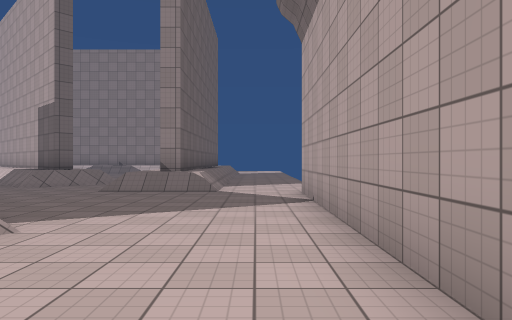
[1] (above)

24 first-person views from a walk through a scene from a Unity 3-D project. The camera is 1.4 m above the floor, looks level and sees 70° across. The floor is counted in squares, 2 m on a side. Each view is taken from the middle of a square. On the plan, view 1 faces up. The plan holds only what a view shows up to about 11 squares ahead; the rest is blank. The place goes on beyond the plan. The player character is not drawn. Surface patterns are stand-ins for the level's own textures.

[2]
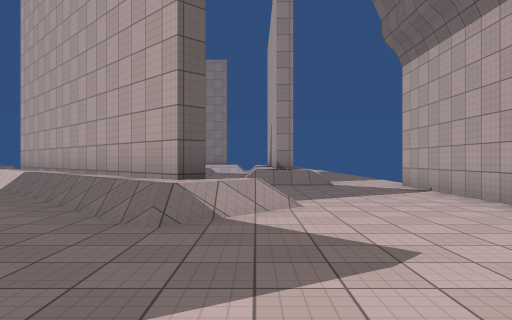

[3]
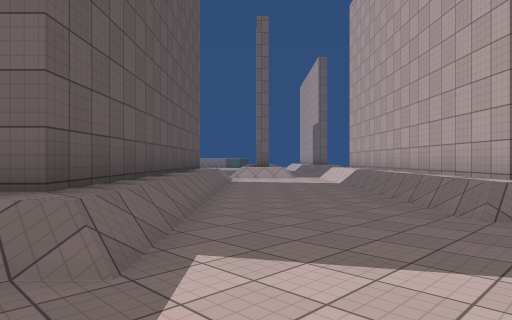

[4]
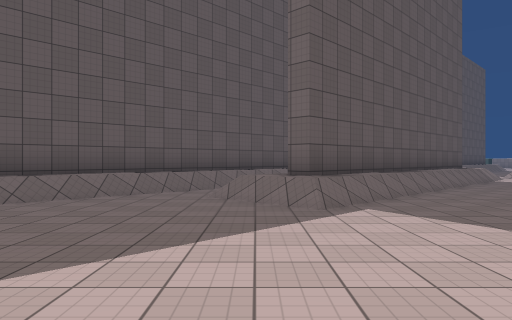

[5]
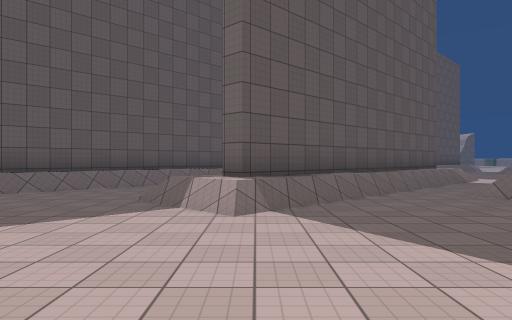

[6]
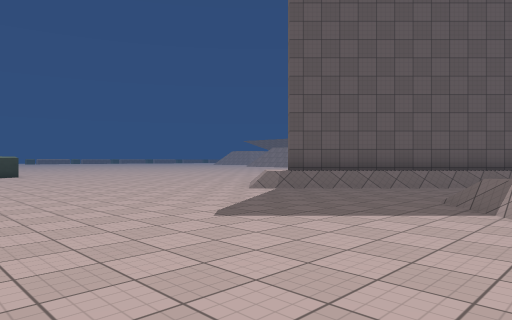

[7]
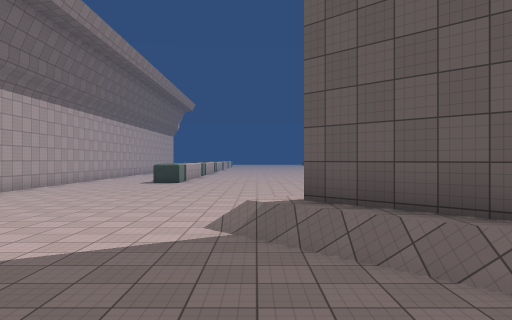

[8]
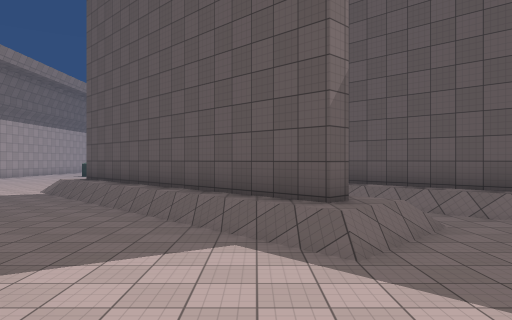

[9]
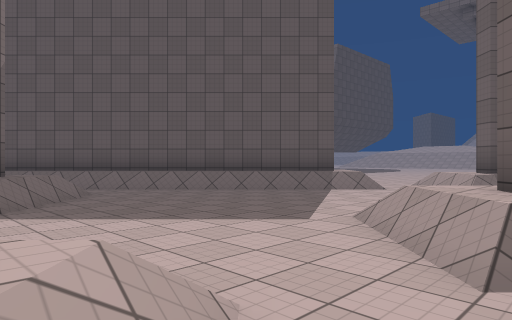

[10]
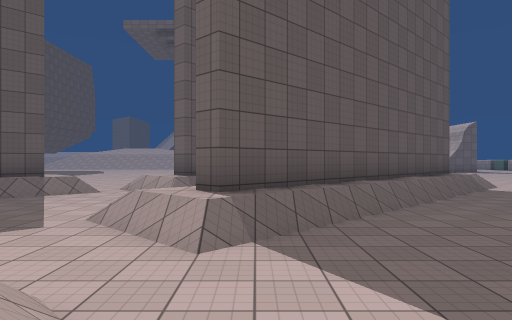

[11]
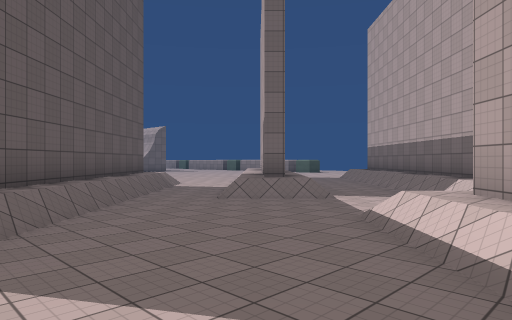

[12]
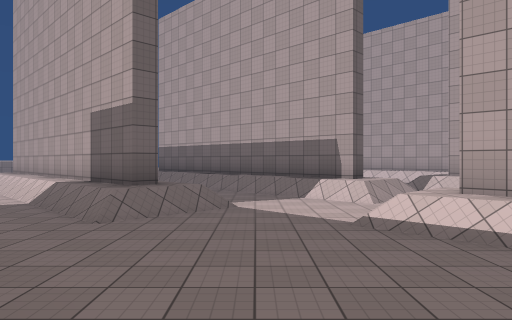

[13]
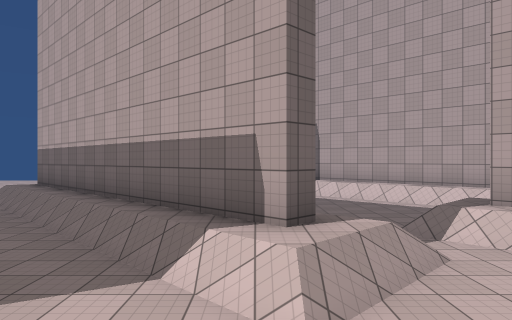

[14]
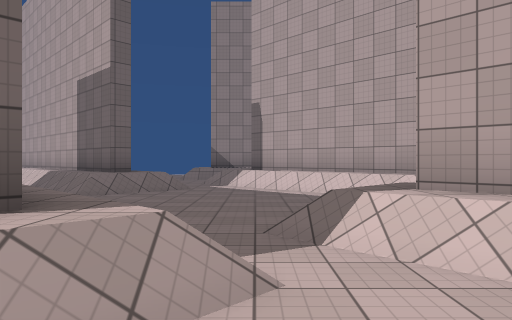

[15]
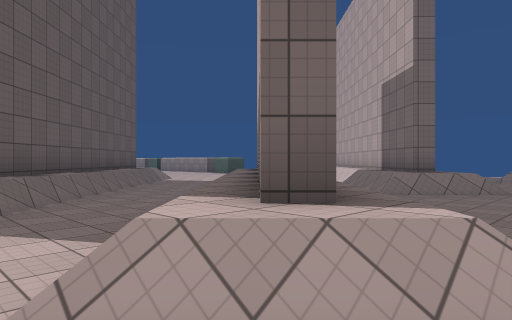

[16]
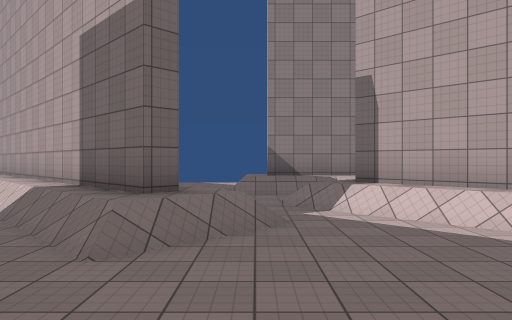

[17]
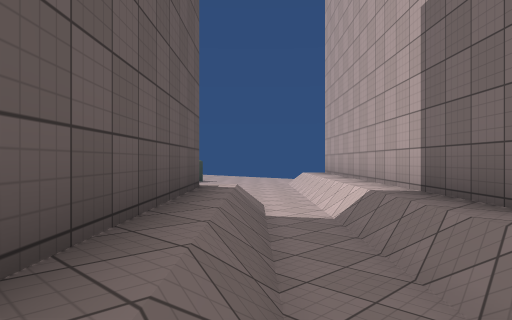

[18]
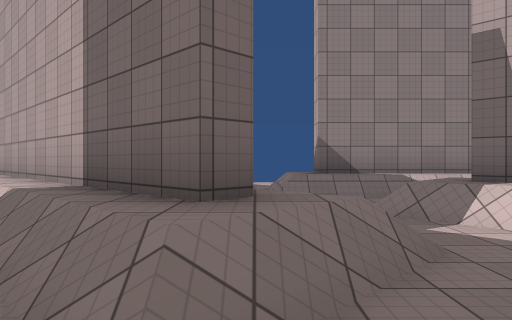

[19]
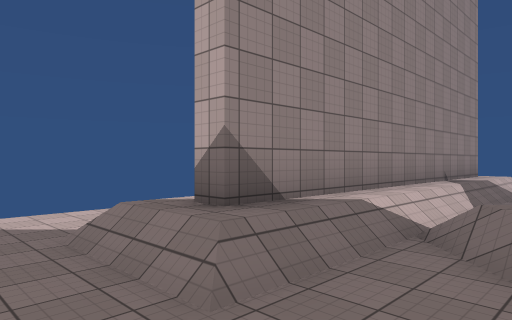

[20]
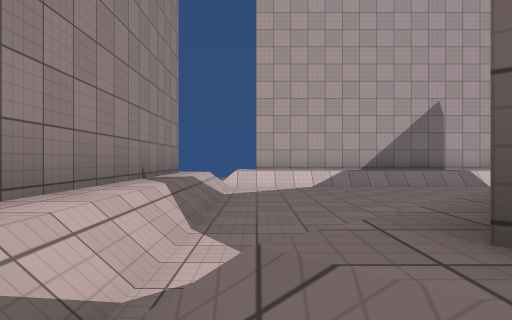

[21]
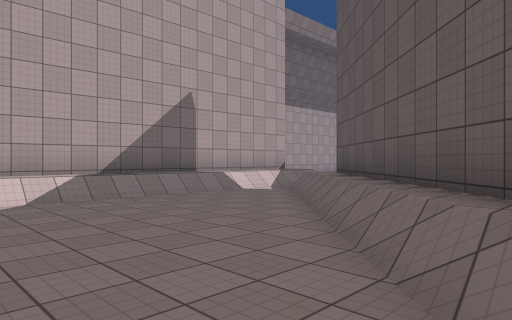

[22]
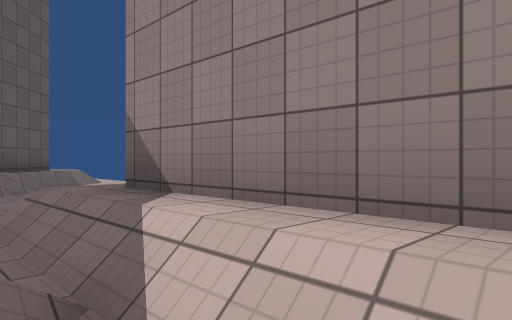

[23]
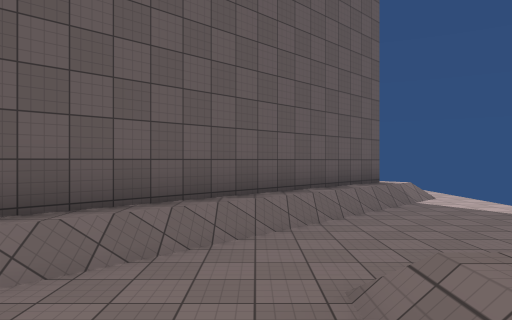

[24]
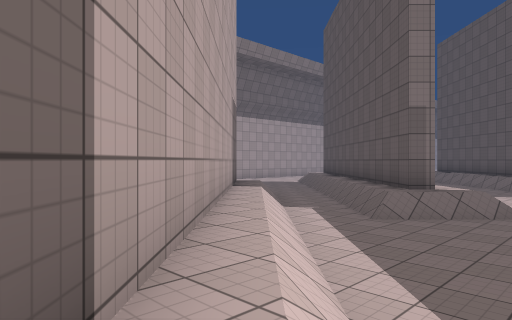

### Floor plan
Key: @ floor where view 1 was taken; # wall or solid block; . main floor; : floor 0.75 m higher than the main floor; / step, stairs or slope; = window, fence, low wall or low ledge.
Columns run from 23 left of view 1 to 1 right of it. Each row starts with its distance up from view 1.
 23   ...   ..
 22   /.... ..
 21   #/.....//
 20  /##/....:#########/
 19  ./##/...////////////
 18  ../##/....//......./#
 17   ../##/../##/....../#
 16    ../##/.//##/...../#
 15    //./#//.//##/..../#
 14   /##/.///..//##/.../#
 13   ./##/./....//##/../#
 12  .../##/......//##/./#
 11 #=.../##/...././/#///#/..
 10 :#=.../##/..///.///./#/..
  9 /:#=.../##/./##/./..///..
  8  /:#=.../#:/./##/...///.#
  7  ./:#=...//.../## ......#
  6 /../:#/......../## .....#
  5 #/..///..// ..../##/....#
  4 ##/../.../##/..../##/...#
  3  ##/.....//##/..../:/...#
  2   ##/.....//##/..../....#
  1    ##/...../ ##/.......
  0     ##/....   ##/......@
 -1      ##/..//   ##/....
 -2      ///.// /./ #//...
 -3  #/   /.../ #/.///.... .
 -4 ///.......  ##/./.....
 -5 ../........./##/......
 -6 .///......... ##/.....
 -7   ##/..../.... ##/....
 -8    ##/..///.... #//... .
 -9     ##/./##/... ///....
-10      ##/  ##/..../......
-11       ##/  ##/..........
-12        ##   ##/........
-13         #    ##/.......
-14               ##/......
-15                :/......
-16                /.......
-17                 .......
-18                 .......
-19                 ........
-20                 ........
-21                     ..

Positions as (right, up) in squares from view 1, and headings:
1: (0, 0), facing up
2: (-3, -2), facing up
3: (-3, -3), facing up-left
4: (0, -3), facing left
5: (0, -8), facing left
6: (0, -8), facing down-left
7: (-7, -9), facing down
8: (-13, -3), facing down
9: (-13, -1), facing down-left
10: (-12, -1), facing left
11: (-12, -1), facing up-left
12: (-16, -1), facing up
13: (-14, 4), facing up
14: (-12, 6), facing up
15: (-12, 6), facing up-left
16: (-14, 10), facing up
17: (-15, 11), facing up-left
18: (-15, 12), facing up
19: (-16, 17), facing up-right
20: (-13, 18), facing right
21: (-10, 18), facing down-right
22: (-10, 18), facing up-left
23: (-12, 18), facing left
24: (-13, 17), facing down-right
